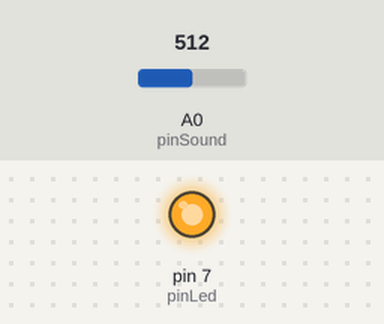
The sketch below on a simulated Arduino Uno, built with avr-gcc and run on an emulated ATmega328P. Shown: output pins drawn as LEDs (lit = HIGH). The inputs (shaded band) are chosen by the test bench; at power-on: A0 (pinSound) = 512. What the sketch prints to the serial monitor is not drawn.

Above: at 0.15 s.
Timing chart, 0 to 1.6 s (numbered marks = the images above):
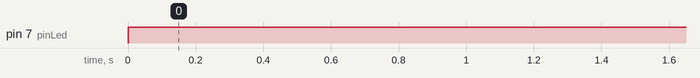

Measured:
- by itself, pin 7 (pinLed): LOW → HIGH at 0.00 s

The sketch:

Grove_LED_Resistor.ino
```cpp
//(Recipe)
/**
( input )   - A0 potentiometer
( output )  - D7 led module with blue led, default brightness setting

**/


// demo of Starter Kit V2.0 - Grove Sound Sensor
// when sound larger than a certain value, led will on
const int pinSound = A0;               // pin of Sound Sensor
const int pinLed   = 7;                // pin of LED
int thresholdValue = 50;                 // the threshold to turn on or off the LED
void setup()
{
  Serial.begin(115200);
    pinMode(pinLed, OUTPUT);            //set the LED on Digital 12 as an OUTPUT
}


void loop()
{
    int sensorValue = analogRead(pinSound);   //read the sensorValue on Analog 0
    Serial.println(sensorValue);
    if(sensorValue>thresholdValue)
    digitalWrite(pinLed,HIGH);
    delay(20);
    digitalWrite(pinLed,LOW);
}
```
